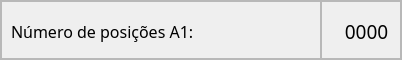
                         <widget class="QFrame" name="frame_31">
                          <property name="maximumSize">
                           <size>
                            <width>16777215</width>
                            <height>60</height>
                           </size>
                          </property>
                          <property name="frameShape">
                           <enum>QFrame::StyledPanel</enum>
                          </property>
                          <property name="frameShadow">
                           <enum>QFrame::Raised</enum>
                          </property>
                          <layout class="QHBoxLayout" name="horizontalLayout_8">
                           <property name="spacing">
                            <number>0</number>
                           </property>
                           <property name="leftMargin">
                            <number>0</number>
                           </property>
                           <property name="topMargin">
                            <number>0</number>
                           </property>
                           <property name="rightMargin">
                            <number>0</number>
                           </property>
                           <property name="bottomMargin">
                            <number>0</number>
                           </property>
                           <item>
                            <widget class="QFrame" name="frame_43">
                             <property name="sizePolicy">
                              <sizepolicy hsizetype="Preferred" vsizetype="Preferred">
                               <horstretch>0</horstretch>
                               <verstretch>0</verstretch>
                              </sizepolicy>
                             </property>
                             <property name="minimumSize">
                              <size>
                               <width>320</width>
                               <height>0</height>
                              </size>
                             </property>
                             <property name="frameShape">
                              <enum>QFrame::StyledPanel</enum>
                             </property>
                             <property name="frameShadow">
                              <enum>QFrame::Raised</enum>
                             </property>
                             <widget class="QLabel" name="label_16">
                              <property name="geometry">
                               <rect>
                                <x>10</x>
                                <y>0</y>
                                <width>311</width>
                                <height>61</height>
                               </rect>
                              </property>
                              <property name="sizePolicy">
                               <sizepolicy hsizetype="Preferred" vsizetype="Preferred">
                                <horstretch>0</horstretch>
                                <verstretch>0</verstretch>
                               </sizepolicy>
                              </property>
                              <property name="font">
                               <font>
                                <family>Equinox Bold</family>
                                <pointsize>12</pointsize>
                               </font>
                              </property>
                              <property name="text">
                               <string>Número de posições A1:</string>
                              </property>
                             </widget>
                            </widget>
                           </item>
                           <item>
                            <widget class="QFrame" name="frame_44">
                             <property name="minimumSize">
                              <size>
                               <width>80</width>
                               <height>0</height>
                              </size>
                             </property>
                             <property name="frameShape">
                              <enum>QFrame::StyledPanel</enum>
                             </property>
                             <property name="frameShadow">
                              <enum>QFrame::Raised</enum>
                             </property>
                             <widget class="QLabel" name="lbl_num_pos_a1">
                              <property name="geometry">
                               <rect>
                                <x>0</x>
                                <y>0</y>
                                <width>91</width>
                                <height>61</height>
                               </rect>
                              </property>
                              <property name="font">
                               <font>
                                <family>Equinox Bold</family>
                                <pointsize>14</pointsize>
                               </font>
                              </property>
                              <property name="text">
                               <string>0000</string>
                              </property>
                              <property name="alignment">
                               <set>Qt::AlignCenter</set>
                              </property>
                             </widget>
                            </widget>
                           </item>
                          </layout>
                         </widget>
